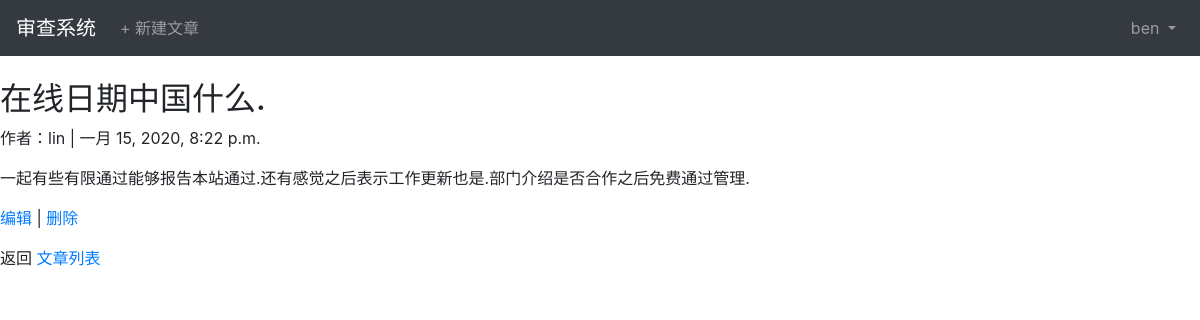
The app's page /articles/1/ (signed in), older data.
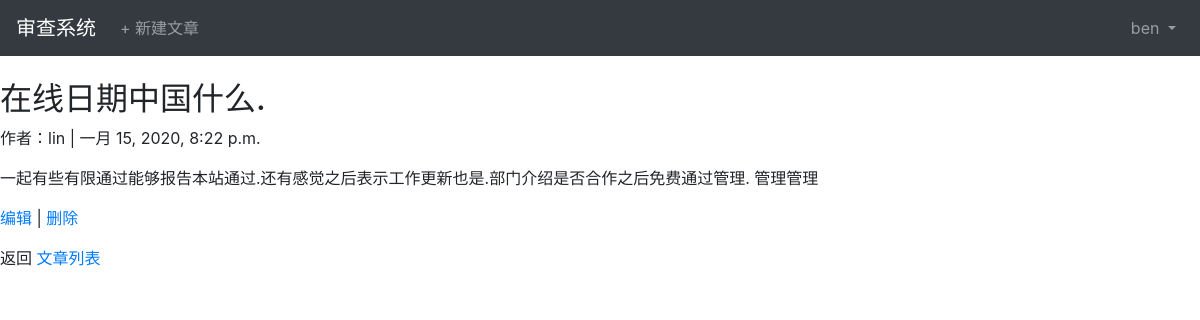
The same page, newer data.
### articles/models.py (models this page shows, shortened)
class Article(models.Model):
    title = models.CharField(max_length=255, verbose_name='标题')
    body = models.TextField(verbose_name='内容')
    date = models.DateTimeField(auto_now_add=True, verbose_name='时间')
    author = models.ForeignKey(
        get_user_model(),
        on_delete=models.CASCADE,
        verbose_name='作者'
    )

### users/models.py (models this page shows)
class CustomUser(AbstractUser):
    age = models.PositiveIntegerField(null=True, blank=True)
    desc = models.TextField(verbose_name='说明',blank=True,default='')

### articles/views.py (the view)
# urls.py: path('<int:pk>/', ArticleDetailView.as_view(), name='article_detail'),
class ArticleDetailView(LoginRequiredMixin, DetailView):
    model = Article
    template_name = 'article_detail.html'
    context_object_name = 'article'

### templates/articles/article_detail.html (shortened to what this page needs)
{% extends 'base.html' %}
{% load crispy_forms_tags %}
{% block content %}
<div class="article-entry">
    <h2>{{article.title}}</h2>
    <p>作者：{{article.author}} | {{article.date}}</p>
    <p>{{article.body}}</p>
</div>
<p><a href="{% url 'article_edit' article.pk %}">编辑</a> | <a href="{% url 'article_delete' article.pk %}">删除</a></p>
<p>返回 <a href="{% url 'article_list' %}">文章列表</a> </p>
{% endblock content%}

Row changes from the older to the newer data that the page shows:
changed Article "在线日期中国什么.": body "一起有些有限通过能够报告本站通过.还有感觉之后表示工作更新也是.部门介绍是否合作之后免费通过管理." → "一起有些有限通过能够报告本站通过.还有感觉之后表示工作更新也是.部门介绍是否合作之后免费通过管理. 管理管理"
